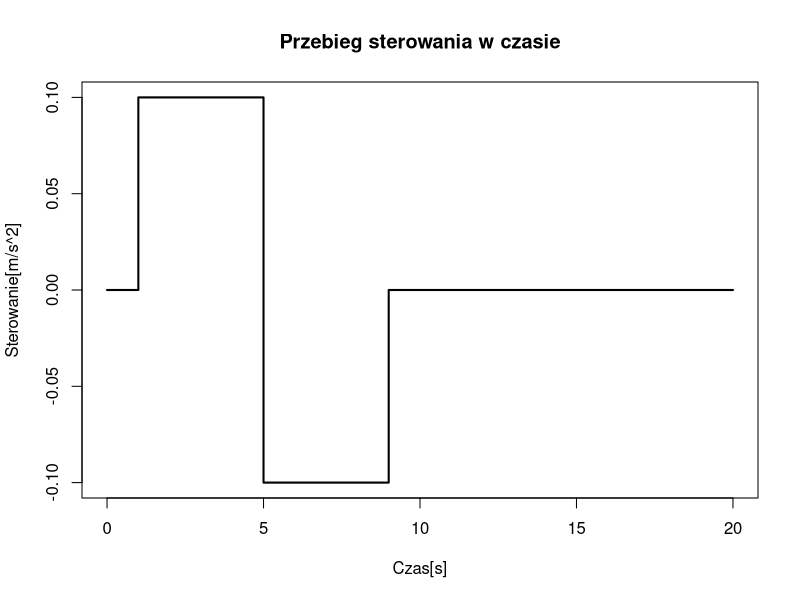

Source code (R):
x = c(0,1,5,9,20)
y = c(0,0.1, -0.1,0,0)

plot(x,y, type = "s", xlab = "Czas[s]", ylab = "Sterowanie[m/s^2]", main = "Przebieg sterowania w czasie", lwd = 2)
